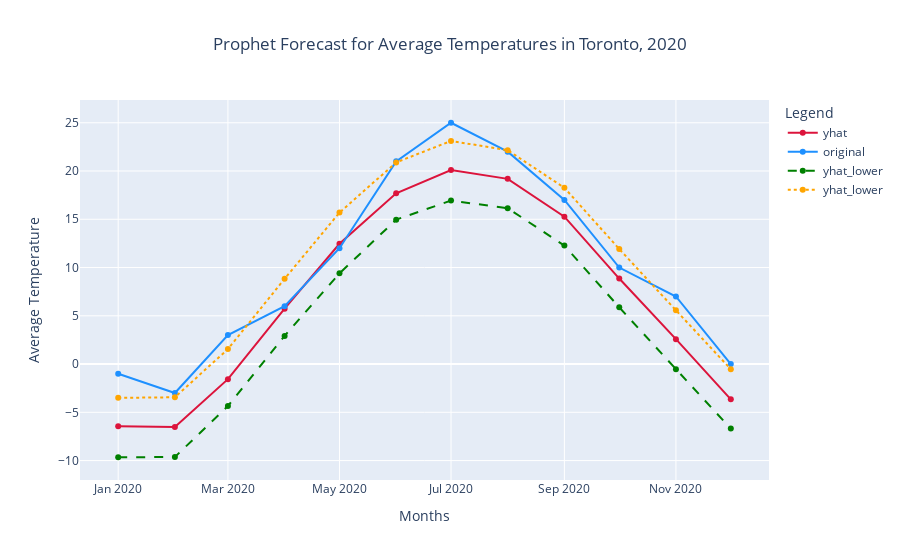

Notebook code cell kept with this figure:
### Code cell
project_yhat(torpreds,city='Toronto',year=2020,mode='individual')

### Figure 1 — Plotly figure (JSON) as saved in the notebook; plotly's stock layout.template omitted (floating-point values rounded to 4 significant figures)
{"data": [{"line": {"color": "crimson"}, "mode": "lines+markers", "name": "yhat", "type": "scatter", "x": ["2020-01-01T00:00:00", "2020-02-01T00:00:00", "2020-03-01T00:00:00", "2020-04-01T00:00:00", "2020-05-01T00:00:00", "2020-06-01T00:00:00", "2020-07-01T00:00:00", "2020-08-01T00:00:00", "2020-09-01T00:00:00", "2020-10-01T00:00:00", "2020-11-01T00:00:00", "2020-12-01T00:00:00"], "y": [-6.455, -6.517, -1.566, 5.742, 12.46, 17.69, 20.1, 19.19, 15.27, 8.86, 2.578, -3.655]}, {"line": {"color": "dodgerblue"}, "mode": "lines+markers", "name": "original", "type": "scatter", "x": ["2020-01-01T00:00:00", "2020-02-01T00:00:00", "2020-03-01T00:00:00", "2020-04-01T00:00:00", "2020-05-01T00:00:00", "2020-06-01T00:00:00", "2020-07-01T00:00:00", "2020-08-01T00:00:00", "2020-09-01T00:00:00", "2020-10-01T00:00:00", "2020-11-01T00:00:00", "2020-12-01T00:00:00"], "y": [-1, -3, 3, 6, 12, 21, 25, 22, 17, 10, 7, 0]}, {"line": {"color": "green", "dash": "dash", "width": 2}, "name": "yhat_lower", "type": "scatter", "x": ["2020-01-01T00:00:00", "2020-02-01T00:00:00", "2020-03-01T00:00:00", "2020-04-01T00:00:00", "2020-05-01T00:00:00", "2020-06-01T00:00:00", "2020-07-01T00:00:00", "2020-08-01T00:00:00", "2020-09-01T00:00:00", "2020-10-01T00:00:00", "2020-11-01T00:00:00", "2020-12-01T00:00:00"], "y": [-9.656, -9.632, -4.342, 2.917, 9.395, 14.96, 16.94, 16.15, 12.27, 5.88, -0.5288, -6.685]}, {"line": {"color": "orange", "dash": "dot", "width": 2}, "name": "yhat_lower", "type": "scatter", "x": ["2020-01-01T00:00:00", "2020-02-01T00:00:00", "2020-03-01T00:00:00", "2020-04-01T00:00:00", "2020-05-01T00:00:00", "2020-06-01T00:00:00", "2020-07-01T00:00:00", "2020-08-01T00:00:00", "2020-09-01T00:00:00", "2020-10-01T00:00:00", "2020-11-01T00:00:00", "2020-12-01T00:00:00"], "y": [-3.5, -3.44, 1.548, 8.836, 15.69, 20.89, 23.12, 22.15, 18.26, 11.92, 5.567, -0.5324]}], "layout": {"legend": {"title": {"text": "Legend"}}, "title": {"text": "Prophet Forecast for Average Temperatures in Toronto, 2020", "x": 0.5}, "xaxis": {"title": {"text": "Months"}}, "yaxis": {"title": {"text": "Average Temperature"}}}}
